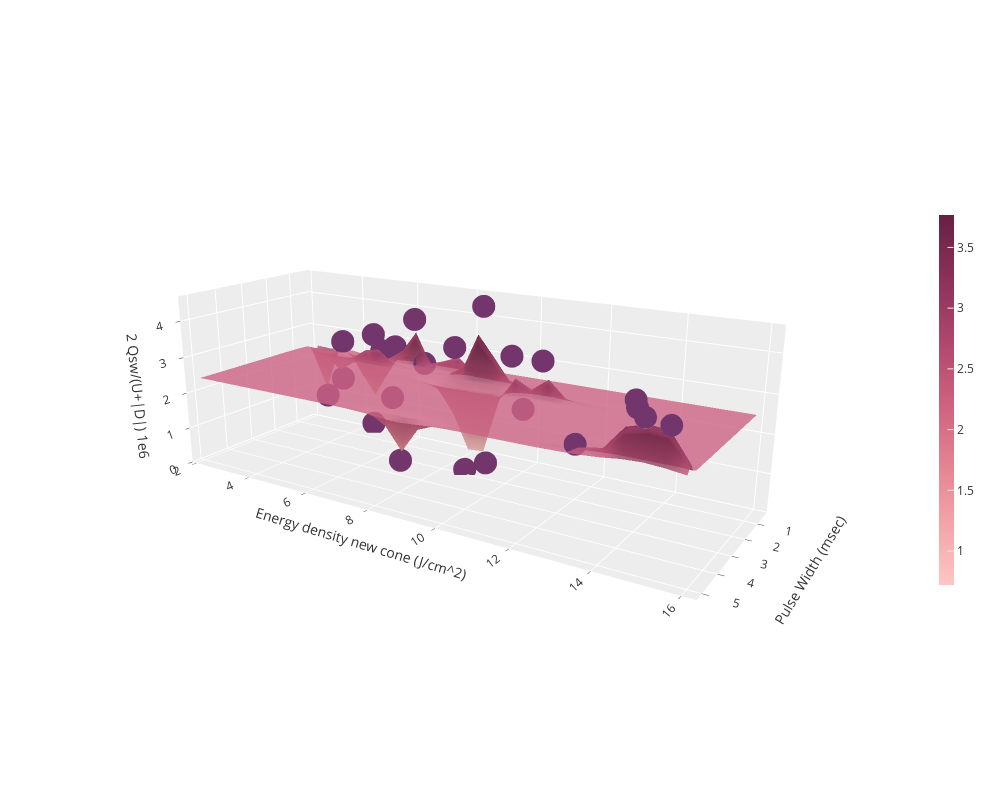

Notebook code for this chart:
### Code cell
# visualize acquisition function results and confidence bound surfaces
vis_pred(raw_train_x, train_y, raw_test_grid, pred_labels)

### Figure 1 — Plotly figure (JSON) as saved in the notebook; plotly's stock layout.template omitted (floating-point values rounded to 4 significant figures; data arrays with more than 128 entries replaced by an {"elided": "..."} marker saying what was removed)
{"data": [{"colorbar": {"len": 0.5, "thickness": 15}, "colorscale": [[0, "rgb(255, 198, 196)"], [0.1667, "rgb(244, 163, 168)"], [0.3333, "rgb(227, 129, 145)"], [0.5, "rgb(204, 96, 125)"], [0.6667, "rgb(173, 70, 108)"], [0.8333, "rgb(139, 48, 88)"], [1, "rgb(103, 32, 68)"]], "name": "GP regression", "opacity": 0.8, "x": [0.3393, 0.5055, 0.6718, 0.8381, 1.004, 1.171, 1.337, 1.503, 1.669, 1.836, 2.002, 2.168, 2.334, 2.501, 2.667, 2.833, 2.999, 3.166, 3.332, 3.498, 3.664, 3.831, 3.997, 4.163, 4.329, 4.496, 4.662, 4.828, 4.994, 5.161], "y": [2.276, 2.746, 3.215, 3.685, 4.154, 4.624, 5.094, 5.563, 6.033, 6.502, 6.972, 7.441, 7.911, 8.381, 8.85, 9.32, 9.789, 10.26, 10.73, 11.2, 11.67, 12.14, 12.61, 13.08, 13.55, 14.02, 14.49, 14.95, 15.42, 15.89], "z": {"elided": "30x30 float values"}, "type": "surface"}, {"marker": {"color": "#72356c"}, "mode": "markers", "name": "training data", "x": [0.5, 0.5, 1.0, 1.0, 1.5, 1.5, 5.0, 5.0, 0.5, 5.0, 2.0, 0.5, 0.5, 0.5, 1.0, 1.0, 2.0, 2.0, 2.0, 2.0, 5.0, 5.0, 5.0], "y": [2.73, 3.4, 3.79, 6.44, 5.36, 8.99, 8.8, 14.67, 5.24, 14.89, 10.13, 4.51, 5.37, 4.88, 6.76, 7.77, 8.73, 9.38, 10.48, 11.01, 14.71, 15.44, 13.37], "z": [0.873, 2.677, 1.699, 3.805, 3.335, 4.535, 1.363, 3.841, 1.201, 3.514, 3.471, 0.2633, 2.775, 2.591, 2.58, 3.174, 0.1315, 0.4512, 2.127, 3.468, 3.686, 3.446, 2.652], "type": "scatter3d"}], "layout": {"legend": {"orientation": "h", "yanchor": "top", "y": 1.02, "xanchor": "left", "x": 1}, "margin": {"r": 20, "l": 10, "b": 10, "t": 10}, "width": 1000, "height": 800, "scene": {"xaxis": {"title": {"text": "Pulse Width (msec)"}}, "yaxis": {"title": {"text": "Energy density new cone (J/cm^2)"}}, "zaxis": {"title": {"text": "2 Qsw/(U+|D|) 1e6"}}, "camera": {"up": {"x": 0, "y": 0, "z": 1}, "center": {"x": 0, "y": 0, "z": 0}, "eye": {"x": 2.75, "y": 1.75, "z": 1}}}}}
